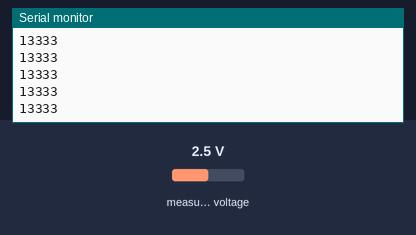
This sketch was run on a simulated ESP32. Shown: the last lines printed to the serial monitor. The test bench sets the inputs (shaded band); at power-on: measured voltage 2.5 V.

Above: at 1.2 s.
1.3 s: measured voltage set to 0.1 V
At 1.9 s:
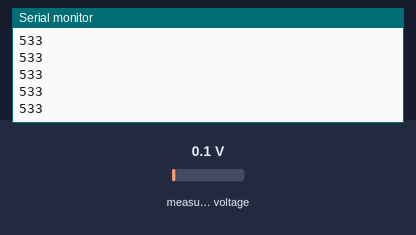
2.8 s: measured voltage set to 1.2 V
At 3.9 s:
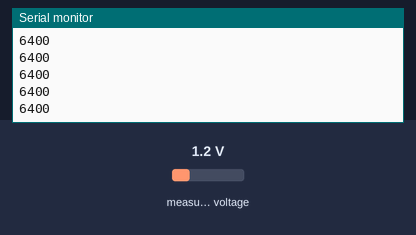
Timing chart, 0 to 5.8 s (numbered marks = the images above; inputs shaded):
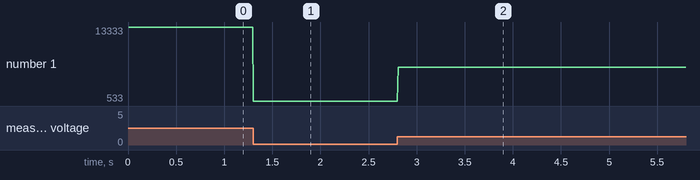

Measured:
- after the input at 1.3 s, the serial monitor: prints a new line at once (image 1)
- after the input at 2.8 s, the serial monitor: prints a new line at once (image 2)
- plotted number 1: 13333 → 533 after the input at 1.3 s, 533 → 6400 after the input at 2.8 s

The sketch:

test1.ino
```cpp
#include <Adafruit_ADS1015.h>
Adafruit_ADS1115 ads(0x48);
int16_t i,k,t;


void setup() {
Wire.begin(12, 14);
Serial.begin(9600);
ads.begin();

}

void loop() {
  //i = ads.readADC_SingleEnded(0);
  //k = ads.readADC_SingleEnded(1);
  t = ads.readADC_SingleEnded(2);

  //Serial.println(i+500);
   //Serial.println(k -500);
    Serial.println(t);
  //delay(100);                     //Modifying or removing the delay will change the way the signal is shown
                                  //set it until you get the correct sinewave shap

}
```
